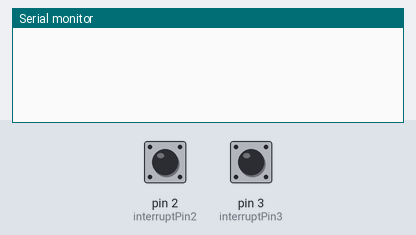
A sketch run on a simulated Arduino Uno, built with avr-gcc and run on an emulated ATmega328P. Shown: the last lines printed to the serial monitor. Inputs (shaded band) come from the test bench; at power-on: pin 2 (interruptPin2) HIGH, pin 3 (interruptPin3) HIGH.

Above: at 1.2 s.
1.3 s: pin 2 (interruptPin2) pulled LOW for 0.15 s
At 1.8 s:
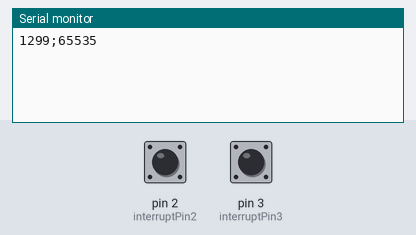
2.9 s: pin 3 (interruptPin3) pulled LOW for 0.15 s
At 4.1 s:
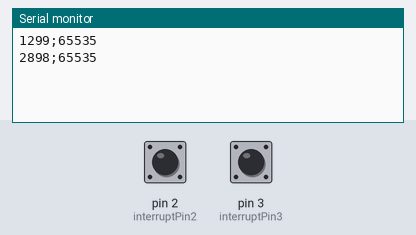
4.5 s: pin 2 (interruptPin2) pulled LOW for 1 s
At 6.2 s:
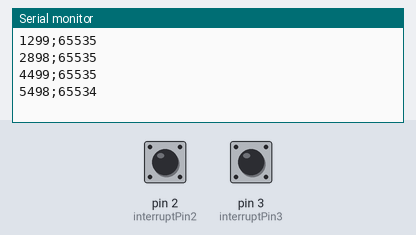
7.0 s: pin 3 (interruptPin3) pulled LOW for 1 s
At 9.3 s:
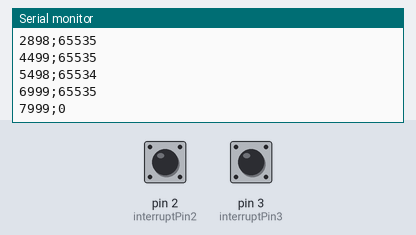
Timing chart, 0 to 10.5 s (numbered marks = the images above; inputs shaded):
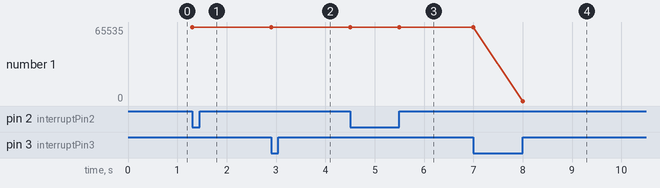

The sketch:

encoder.ino
```cpp
/*
  Encoder Program for Incremental Rotary Encoder 600 Pulses NPN;

  Developed by Anderson Muniz Calhabeu
*/

/////////////////////////////////// Constant and Variable Definitions ///////////////////////////////////////////////

const float period = 200;                                                      // Defines and initializes with value 200 a constant of type "float" for the measurement cycle time
const byte interruptPin2 = 2;                                                  // Defines and initializes with value 2 a constant of type "byte" for one of the encoder signal pins
const byte interruptPin3 = 3;                                                  // Defines and initializes with value 3 a constant of type "byte" for the other encoder signal pin

volatile unsigned long temp = 0;                                               // Defines and initializes with zero a global variable of type "volatile unsigned long" for temporary storage of pulse count
volatile unsigned long time = 0;                                               // Defines and initializes with zero a global variable of type "volatile unsigned long" for measurement timing
volatile unsigned int counter = 0;                                             // Defines and initializes with zero a global variable of type "volatile unsigned int" for encoder pulse counting

///////////////////////////////////////////////////////////////////////////////////////////////////////////////////////

void setup() {

  Serial.begin(9600);                                                          // Starts serial communication at 9600 bps

  pinMode(interruptPin2, INPUT_PULLUP);                                        // Sets interruptPin2 (pin 2) as input with internal pull-up resistor
  pinMode(interruptPin3, INPUT_PULLUP);                                        // Sets interruptPin3 (pin 3) as input with internal pull-up resistor

  attachInterrupt(digitalPinToInterrupt(interruptPin2), ai0, CHANGE);          // Attaches interrupt to pin 2 on any change
  attachInterrupt(digitalPinToInterrupt(interruptPin3), ai1, CHANGE);          // Attaches interrupt to pin 3 on any change

}

void loop() {

  if (counter != temp) {                                                       // If the counter value has changed, i.e., the encoder is rotating
    if ((millis()) > (time + period)) {                                        // Waits for the defined period before reading the pulse count
      Serial.print(millis());                                                  // Sends the current time in milliseconds to the serial monitor
      Serial.print(";");                                                       // Sends a semicolon to the serial monitor
      Serial.println(counter);                                                 // Sends the pulse count to the serial monitor
      time = millis();                                                         // Updates the time variable with the current time
    }
    temp = counter;                                                            // Updates the temporary variable with the current counter value
  }
}

void ai0() {                                                                   // Triggered when interruptPin2 changes; checks pin 3 to determine direction
  if (digitalRead(interruptPin3) == LOW) {
    counter++;                                                                 // Increments the counter
  } else {
    counter--;                                                                 // Decrements the counter
  }
}

void ai1() {                                                                   // Triggered when interruptPin3 changes; checks pin 2 to determine direction
  if (digitalRead(interruptPin2) == LOW) {
    counter--;                                                                 // Decrements the counter
  } else {
    counter++;                                                                 // Increments the counter
  }
}

/*
   Note:
   Inside the ISR function, delay() won't work and millis() won't increment.
   Serial data received during ISR execution may be lost.
   You must declare as volatile any variables modified inside the ISR.
   See the section on ISRs for more information.

   Source: https://www.arduino.cc/reference/en/language/functions/external-interrupts/attachinterrupt/
*/
```

Measured:
- after the input at 1.3 s, the serial monitor: prints a new line at once (image 1)
- after the input at 2.9 s, the serial monitor: prints a new line at once (image 2)
- after the input at 4.5 s, the serial monitor: prints a new line at once (image 3)
- after the input at 7.0 s, the serial monitor: prints a new line at once (image 4)
- plotted number 1: 65535 → 65534 after the input at 4.5 s, 65534 → 0 after the input at 7.0 s
